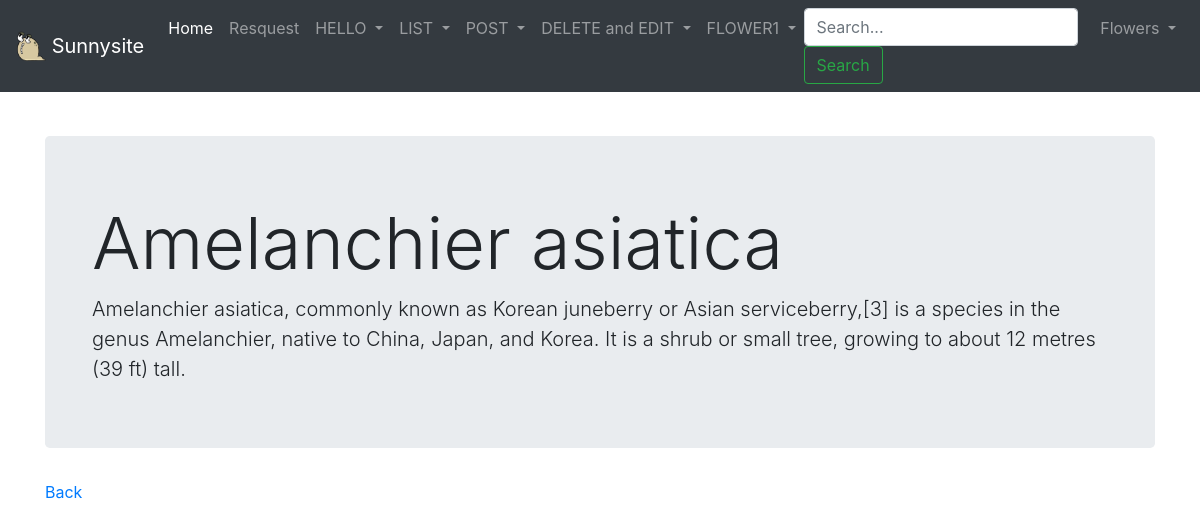
The app's page /flower/amelanchier-asiatica/ with its own data.
### flower/models.py (models this page shows, shortened)
class Flower(models.Model):
    title = models.CharField(max_length=255, default="")
    description = models.TextField(default="")
    slug = models.SlugField(blank=True, default="")
    category = models.ForeignKey(Category, null=True, on_delete=models.PROTECT)
    tags = models.ManyToManyField(Tag)
    image = models.ImageField(default="", blank=True, upload_to="images")

### flower/views.py (the view)
# urls.py: path('flower/<slug:slug>/', fviews.detail, name='detail'),
def detail(request, slug=None):
    flower = get_object_or_404(Flower, slug=slug)
    return render(request, 'flower/detail.html', locals())

### templates/flower/detail.html (shortened to what this page needs)
{% extends "base.html" %}
{% block content %}
<br>
<br>
<br>
    <div class="jumbotron">
        <div class="container">
            <h1 class="display-3">{{ flower.title }}</h1>
            <div class="lead">{{ flower.description }}</div>
        </div>
    </div>
    <a href="/flower/">Back</a>
{% endblock %}

### records on screen
Flower: title "Amelanchier asiatica", description "Amelanchier asiatica, commonly known as Korean juneberry or Asian serviceberry,[3] is a species in the genus Amelanchier, native to China, Japan, and Korea. It is a shrub or small tree, growing to about 12 metres (39 ft) tall."
